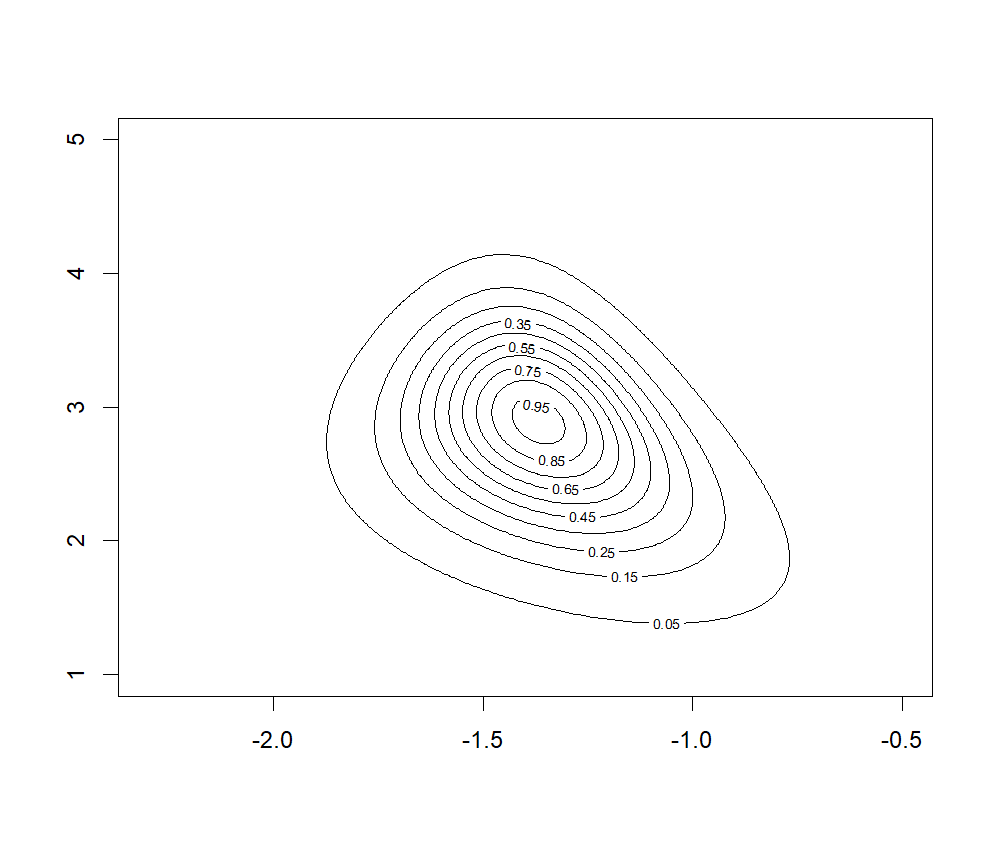

Generate this figure with R:
# y: The number of bicycles in group;
# n: The number of total vehicles in group
bikes.y <- c(16,9,10,13,19,20,18,17,35,55)
bikes.n <- c(74,99,58,70,121,77,104,129,308,119)
logpost4 <- function(u, v) {a <- exp(u + v)/(exp(u) + 1);
b <- exp(v)/(exp(u) + 1);
J <- length(rat.y); # Number of data
x <- J * (lgamma(a + b)- lgamma(a)- lgamma(b)) + log(a) + log(b)-2.5 * log(a + b); # Constants, Jaccobi and hyperprior
for (i in (1:J)){
  x <- x + lgamma(a + rat.y[i]) + lgamma(b + bikes.n[i] - bikes.y[i]) - 
    lgamma(a + b + rat.n[i]) # Adding likelihood
}
x # Return log p(theta, phi | y)
}
# Generate grid sampling
x4 <- c(-230:-50)/100 # set the grid values of u
y4 <- c(100:500)/100 # set the grid values of v
# evaluate grid
z <- outer(x4,y4,logpost4) # evaluate the key part of the log posterior p(u,v|y) for each grid (u,v)
# exponentiate log posterior (set maximum to be one)
z2 <- exp(z- max(z)) # transfer log posterior into posterior (the joint posterior)

contour(x4,y4,z2,levels=c(0.05,0.15,0.25,0.35,0.45,0.55,0.65,0.75,0.85,0.95))

# Credible Intervals

m=1000
z2 <- z2/sum(z2) #get the value of joint posterior, where sum(z2) serves as normalized constant
p.x <- apply(z2, 1, sum) #get marginal posterior p(u|y) from joint posterior p(u,v|y) above
newx <- sample(x4, m, replace=T, prob=p.x) 
xid <- (newx + 2.31)*100 # round to integer
# sample v
newy <- rep(0, m)
for(i in(1:m)) newy[i] <- sample(y4, 1, prob=z2[xid[i],]/sum(z2[xid[i],]))
newa <- (exp(newx)*exp(newy))/(exp(newx)+1)
newb <- exp(newy)/(exp(newx)+1)

# 1. 设定你要预测的组（比如第 5 组）
j <- 5 
yj <- rat.y[j]  
nj <- rat.n[j]  

# 2. 根据抽出来的 alpha 和 beta 样本，进行第二步抽样，生成 1000 个 theta 样本
# 根据条件后验：theta | alpha, beta, y ~ Beta(alpha + yj, beta + nj - yj)
theta_samples <- rbeta(m, shape1 = newa + yj, shape2 = newb + nj - yj)

# 3. 计算这 1000 个 theta 样本的 2.5% 和 97.5% 分位数，这就是 95% 可信区间
ci_95 <- quantile(theta_samples, probs = c(0.025, 0.975))

# 4. 打印结果
print(ci_95)

# 顺便画个直方图看看后验分布的形状
hist(theta_samples, breaks = 30, main = paste("Posterior of theta_", j), 
     xlab = "theta", col = "lightblue", border = "white")
abline(v = ci_95, col = "red", lwd = 2, lty = 2)
